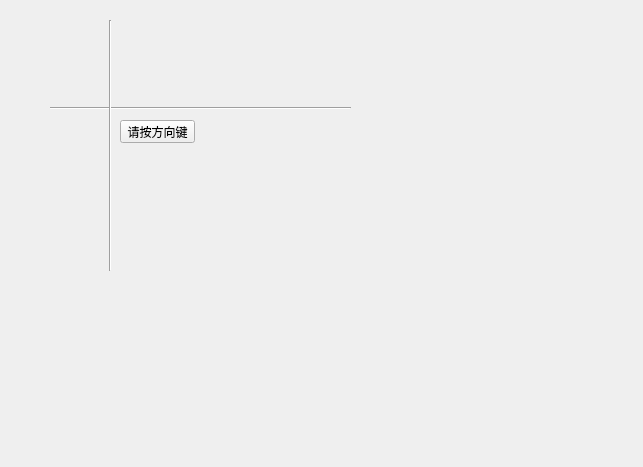
<?xml version="1.0" encoding="UTF-8"?>
<ui version="4.0">
 <class>Widget</class>
 <widget class="QWidget" name="Widget">
  <property name="geometry">
   <rect>
    <x>0</x>
    <y>0</y>
    <width>643</width>
    <height>467</height>
   </rect>
  </property>
  <property name="windowTitle">
   <string>Widget</string>
  </property>
  <widget class="Line" name="line">
   <property name="geometry">
    <rect>
     <x>50</x>
     <y>100</y>
     <width>301</width>
     <height>16</height>
    </rect>
   </property>
   <property name="orientation">
    <enum>Qt::Horizontal</enum>
   </property>
  </widget>
  <widget class="Line" name="line_2">
   <property name="geometry">
    <rect>
     <x>100</x>
     <y>20</y>
     <width>20</width>
     <height>251</height>
    </rect>
   </property>
   <property name="orientation">
    <enum>Qt::Vertical</enum>
   </property>
  </widget>
  <widget class="QPushButton" name="pushButton">
   <property name="geometry">
    <rect>
     <x>120</x>
     <y>120</y>
     <width>75</width>
     <height>23</height>
    </rect>
   </property>
   <property name="text">
    <string>请按方向键</string>
   </property>
  </widget>
 </widget>
 <layoutdefault spacing="6" margin="11"/>
 <resources/>
 <connections/>
</ui>
